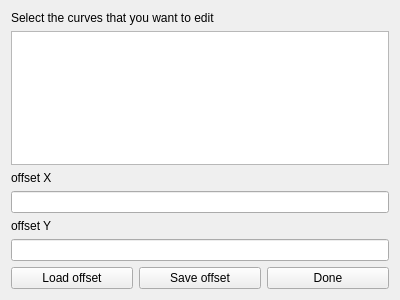
<?xml version="1.0" encoding="UTF-8"?>
<ui version="4.0">
 <class>EditOffsetCurveDialog</class>
 <widget class="QDialog" name="RemoveCurveDialog">
  <property name="geometry">
   <rect>
    <x>0</x>
    <y>0</y>
    <width>400</width>
    <height>300</height>
   </rect>
  </property>
  <property name="windowTitle">
   <string>Dialog</string>
  </property>
  <layout class="QVBoxLayout" name="verticalLayout">
   <item>
    <widget class="QLabel" name="label">
     <property name="text">
      <string>Select the curves that you want to edit</string>
     </property>
    </widget>
   </item>
   <item>
    <widget class="QListWidget" name="listCurveWidget">
     <property name="selectionMode">
      <enum>QAbstractItemView::SingleSelection</enum>
     </property>
     <property name="sortingEnabled">
      <bool>true</bool>
     </property>
    </widget>
   </item>

   <item>
      <widget class="QLabel" name="label_x">
       <property name="text">
        <string>offset X</string>
       </property>
      </widget>
     </item>
    <item>
      <widget class="QLineEdit" name="lineEditOffsetX">
       <property name="readOnly">
        <bool>false</bool>
       </property>
      </widget>
     </item>
   <item>
      <widget class="QLabel" name="label_y">
       <property name="text">
        <string>offset Y</string>
       </property>
      </widget>
     </item>
    <item>
      <widget class="QLineEdit" name="lineEditOffsetY">
       <property name="readOnly">
        <bool>false</bool>
       </property>
      </widget>
     </item>
   <item>

    <layout class="QHBoxLayout" name="horizontalLayout">
    
     <item>
      <widget class="QPushButton" name="pushButtonLoadEdit">
       <property name="focusPolicy">
        <enum>Qt::NoFocus</enum>
       </property>
       <property name="text">
        <string>Load offset</string>
       </property>
      </widget>
     </item>
     <item>
      <widget class="QPushButton" name="pushButtonSaveEdit">
       <property name="focusPolicy">
        <enum>Qt::NoFocus</enum>
       </property>
       <property name="text">
        <string>Save offset</string>
       </property>
      </widget>
     </item>
     <item>
      <widget class="QPushButton" name="pushButtonDone">
       <property name="focusPolicy">
        <enum>Qt::NoFocus</enum>
       </property>
       <property name="text">
        <string>Done</string>
       </property>
      </widget>
     </item>
    </layout>
   </item>
  </layout>
 </widget>
 <resources/>
 <connections>
  <connection>
   <sender>pushButtonDone</sender>
   <signal>pressed()</signal>
   <receiver>RemoveCurveDialog</receiver>
   <slot>accept()</slot>
   <hints>
    <hint type="sourcelabel">
     <x>327</x>
     <y>273</y>
    </hint>
    <hint type="destinationlabel">
     <x>199</x>
     <y>149</y>
    </hint>
   </hints>
  </connection>
 </connections>
</ui>
